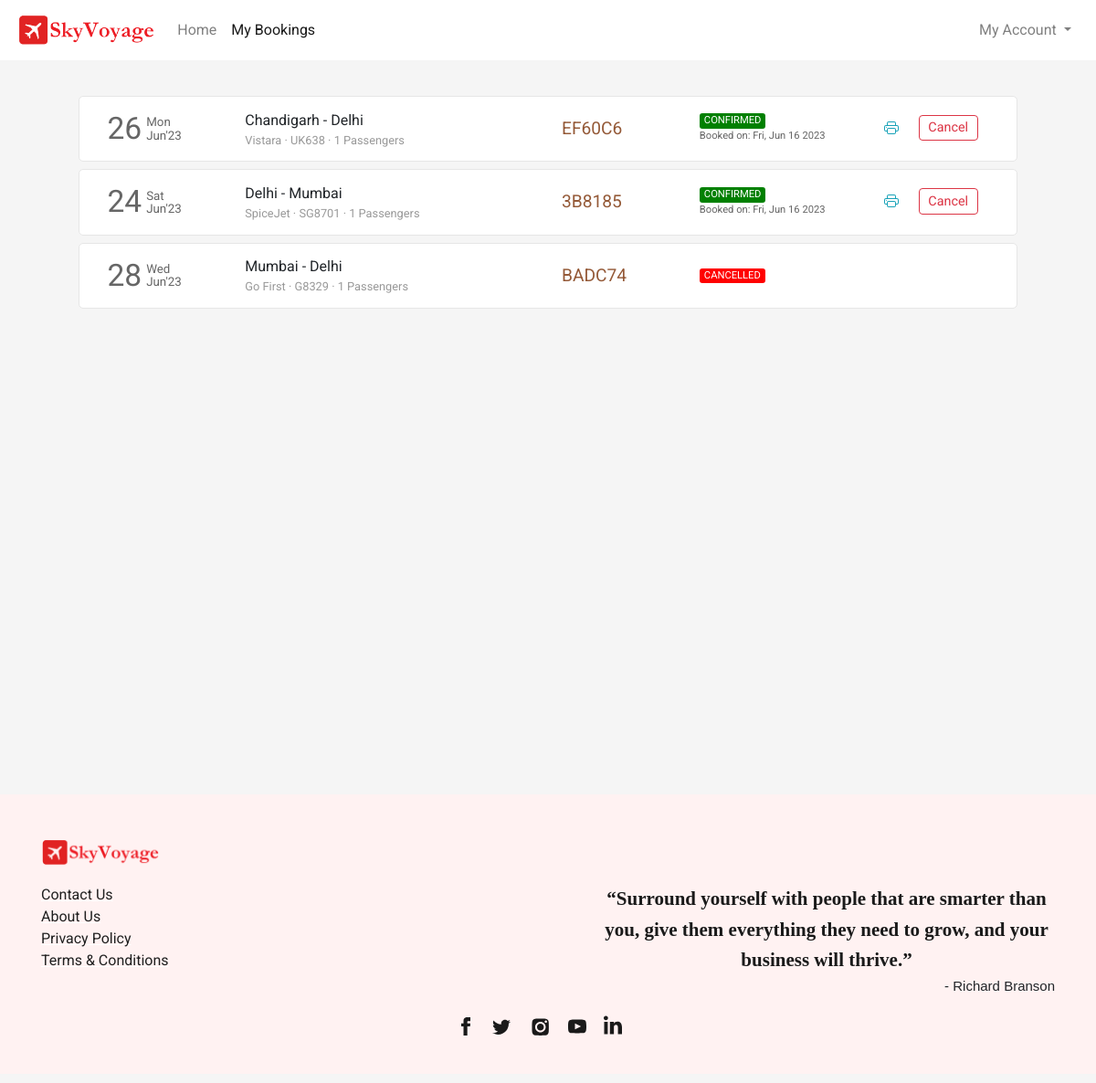
The page /flight/bookings (signed in) on the database its author committed.
### flight/models.py (models this page shows, shortened)
class Ticket(models.Model):
    user = models.ForeignKey(User,on_delete=models.CASCADE,related_name="bookings", blank=True, null=True)
    ref_no = models.CharField(max_length=6, unique=True)
    passengers = models.ManyToManyField(Passenger, related_name="flight_tickets")
    flight = models.ForeignKey(Flight, on_delete=models.CASCADE, related_name="tickets", blank=True, null=True)
    flight_ddate = models.DateField(blank=True, null=True)
    flight_adate = models.DateField(blank=True, null=True)
    flight_fare = models.FloatField(blank=True,null=True)
    other_charges = models.FloatField(blank=True,null=True)
    coupon_used = models.CharField(max_length=15,blank=True)
    coupon_discount = models.FloatField(default=0.0)
    total_fare = models.FloatField(blank=True, null=True)
    seat_class = models.CharField(max_length=20, choices=SEAT_CLASS)
    booking_date = models.DateTimeField(default=datetime.now)
    mobile = models.CharField(max_length=20,blank=True)
    email = models.EmailField(max_length=45, blank=True)
    status = models.CharField(max_length=45, choices=TICKET_STATUS)

class Flight(models.Model):
    origin = models.ForeignKey(Place, on_delete=models.CASCADE, related_name="departures")
    destination = models.ForeignKey(Place, on_delete=models.CASCADE, related_name="arrivals")
    depart_time = models.TimeField(auto_now=False, auto_now_add=False)
    depart_day = models.ManyToManyField(Week, related_name="flights_of_the_day")
    duration = models.DurationField(null=True)
    arrival_time = models.TimeField(auto_now=False, auto_now_add=False)
    plane = models.CharField(max_length=24)
    airline = models.CharField(max_length=64)
    economy_fare = models.FloatField(null=True)
    business_fare = models.FloatField(null=True)
    first_fare = models.FloatField(null=True)

class Place(models.Model):
    city = models.CharField(max_length=64)
    airport = models.CharField(max_length=64)
    code = models.CharField(max_length=3)
    country = models.CharField(max_length=64)

### flight/views.py (the view)
# urls.py: path('flight/bookings', views.bookings, name="bookings"),
def bookings(request):
    if request.user.is_authenticated:
        tickets = Ticket.objects.filter(user=request.user).order_by('-booking_date')
        return render(request, 'flight/bookings.html', {
            'page': 'bookings',
            'tickets': tickets
        })
    else:
        return HttpResponseRedirect(reverse('accounts'))

### flight/templates/flight/bookings.html (shortened to what this page needs)
{% extends 'flight/layout.html' %}
{% load static %}
{% block head %}
    <link rel="stylesheet" href="{% static 'css/bookings_style.css' %}">
{% endblock head %}
{% block body %}
    <section class="section section1">
        <div class="container">
            {% if tickets %}
                {% for ticket in tickets %}
                    <div class="row each-booking-div" id="{{ticket.ref_no}}">
                        <div class="col-2" style="display: flex;">
                            <div style="display: flex; color: #666666; margin-top: auto;">
                                <div>
                                    <span style="font-size: 2.1em;">{{ticket.flight_ddate | date:"d"}}</span>
                                </div>
                                <div style="font-size: smaller; display: flex; margin: auto 0; padding-left: 5px; line-height: 1em;">
                                    <div style="margin: auto;">
                                        <div style="margin-bottom: 1px;">{{ticket.flight_ddate | date:"D"}}</div>
                                        <div style="margin-top: 1px;">{{ticket.flight_ddate | date:"M'y"}}</div>
                                    </div>
                                </div>
                            </div>
                        </div>
                        <div class="col-4 middle-div">
                            <div style="width:100%">
                                <div class="row places-div" style=" display: flex;">
                                    <div style="max-width: 45%;">{{ticket.flight.origin.city}}</div>
                                    <div>&nbsp;-&nbsp;</div>
                                    <div style="max-width: 45%;">{{ticket.flight.destination.city}}</div>
                                </div>
                                <div class="row places-div" style="font-size: .8em; color: #999999; ">
                                    <div style="max-width: 100%;">{{ticket.flight.airline}} &middot; {{ticket.flight.plane}} &middot; {{ticket.passengers.count}} Passengers</div>
                                </div>
                            </div>
                        </div>
                        <div class="col-2 middle-div">
                            <div style="font-size: 1.2em; color: #945937;">{{ticket.ref_no}}</div>
                        </div>
                        <div class="col-2 middle-div">
                            <div>
                                <div class="row status-div">
                                    {% if ticket.status == 'CONFIRMED' %}
                                        <div class="green">{{ticket.status}}</div>
                                    {% endif %}
                                    {% if ticket.status == 'CANCELLED' %}
                                        <div class="red">{{ticket.status}}</div>
                                    {% endif %}
                                </div>
                                <div class="row booking-date-div" style="font-size: .7em; color: #666;">
                                    {% if ticket.status == 'CONFIRMED' %}
                                        Booked on: {{ticket.booking_date | date:"D, M d Y"}}
                                    {% endif %}
                                </div>
                            </div>
                        </div>
                        <div class="col-2 last-div">
                            <div>
                                <div class="ticket-action-div">
                                    {% if ticket.status == 'CONFIRMED' %}
                                        <form action="{% url 'getticket' %}" method="get" target="_blank">
                                            <button type="submit" class="btn btn-outline-info btnp pbtn">
                                            </button>
                                        </form>
                                        <button class="btn btn-outline-danger btnp cbtn"  data-ref="{{ticket.ref_no}}" onclick="popup(this)">Cancel</button>
                                    {% endif %}
                                </div>
                            </div>
                        </div>
                    </div>
                {% endfor %}
            {% endif %}
        </div>
    </section>
{% endblock %}

### flight/static/css/layout_style.css (style rules this page uses)
body { margin: 0px; padding: 0px; font-family: "Rubik", sans-serif; font-weight: normal; font-style: normal; min-width: 250px; }
.section { background-size: cover; background-position: center; background-repeat: no-repeat; padding: 30px 50px; min-height: 100vh; margin-top: 70px; }

### flight/static/css/bookings_style.css (style rules this page uses)
* { font-family: 'Roboto', sans-serif; }
body { background-color: #f5f5f5; word-wrap: break-word; }
.container { cursor: pointer; }
.each-booking-div { width: 96%; margin: 5px auto 8px auto; transition-duration: .4s; padding: 10px 15px; background-color: #fff; border: 1px solid #e6e6e6; border-radius: 5px; }
.btnp { padding: .15rem .6rem; font-size: .9em; margin-top: 3px; margin-bottom: 5px; }
.each-booking-div > div { display: flex; overflow: auto; }
.each-booking-div > div > div { margin-top: auto; margin-bottom: auto; width: 100%; }
.green, .red, .orange { border-radius: 3px; color: white; padding-left: 5px; padding-right: 5px; font-size: .7em; }
.green { background-color: green; }
.red { background-color: red; }
.ticket-action-div { display: flex; justify-content: space-evenly; }
.pbtn, .rbtn { border: 0; }

### rows shown on the page
Ticket: flight_ddate "26", flight_ddate "Mon", flight_ddate "Jun'23", flight.origin.city "Chandigarh", flight.destination.city "Delhi", flight.airline "Vistara", flight.plane "UK638", passengers.count "1", ref_no "EF60C6", status "CONFIRMED", booking_date "Fri, Jun 16 2023"
Ticket: flight_ddate "24", flight_ddate "Sat", flight_ddate "Jun'23", flight.origin.city "Delhi", flight.destination.city "Mumbai", flight.airline "SpiceJet", flight.plane "SG8701", passengers.count "1", ref_no "3B8185", status "CONFIRMED", booking_date "Fri, Jun 16 2023"
Ticket: flight_ddate "28", flight_ddate "Wed", flight_ddate "Jun'23", flight.origin.city "Mumbai", flight.destination.city "Delhi", flight.airline "Go First", flight.plane "G8329", passengers.count "1", ref_no "BADC74", status "CANCELLED"
